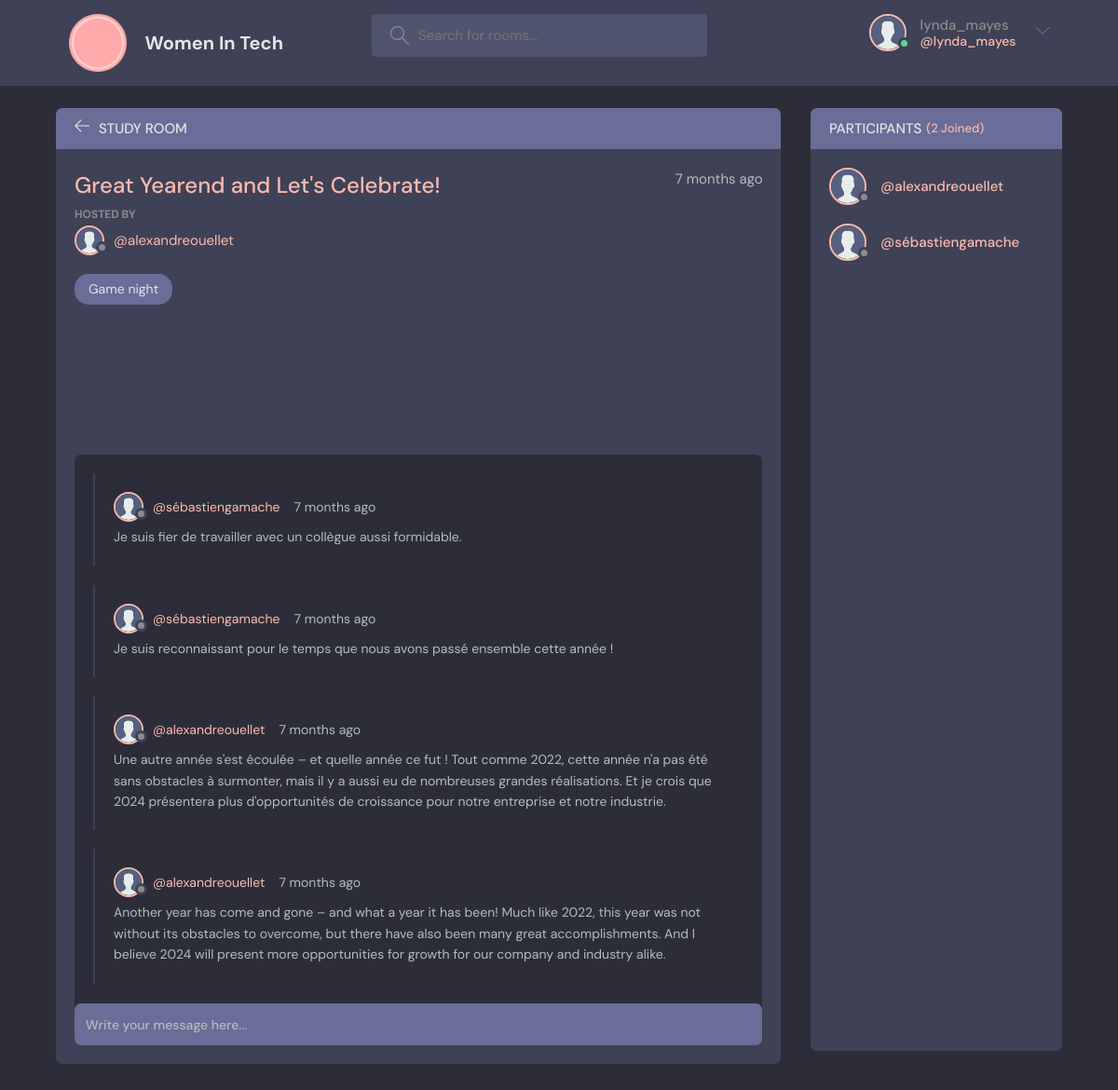
The app's page /room/26/ (signed in) with its own data.
### base/models.py (models this page shows, shortened)
class Room(models.Model):
    host = models.ForeignKey(User, on_delete=models.SET_NULL, null=True)
    topic = models.ForeignKey(
        Topic, on_delete=models.SET_NULL, null=True)
    name = models.CharField(max_length=200)
    description = models.TextField(null=True, blank=True)
    participants = models.ManyToManyField(
        User, related_name="participants", blank=True)
    updated = models.DateTimeField(auto_now=True)
    created = models.DateTimeField(auto_now_add=True)
    class Meta:
        ordering = ['-updated', '-created']

class Topic(models.Model):
    name = models.CharField(max_length=200)
    class Meta:
        ordering = ['name']
    def __str__(self):
        return self.name

class Message(models.Model):
    user = models.ForeignKey(User, on_delete=models.CASCADE)
    room = models.ForeignKey(Room, on_delete=models.CASCADE)
    body = models.TextField()
    updated = models.DateTimeField(auto_now=True)
    created = models.DateTimeField(auto_now_add=True)
    class Meta:
        ordering = ['-updated', '-created']

### base/views.py (the view, shortened to what this page needs)
# urls.py: path('room/<str:pk>/', views.room, name='room'),
def room(request, pk):
    room = Room.objects.get(id=pk)
    room_messages = room.message_set.all()
    participants = room.participants.all()
    context = {"room": room, "room_messages": room_messages,
               "participants": participants}
    return render(request, "base/room.html", context)

### base/templates/base/room.html (shortened to what this page needs)
{% extends 'main.html' %}
{% load static %}
{% block content %}
<main class="profile-page layout layout--2">
  <div class="container">
    <div class="room">
      <div class="room__top">
        <div class="room__topLeft">
          <a href="{% url 'home' %}">
            <svg version="1.1" xmlns="http://www.w3.org/2000/svg" width="32" height="32" viewBox="0 0 32 32">
              <title>arrow-left</title>
              <path
                d="M13.723 2.286l-13.723 13.714 13.719 13.714 1.616-1.611-10.96-10.96h27.625v-2.286h-27.625l10.965-10.965-1.616-1.607z">
              </path>
            </svg>
          </a>
          <h3>Study Room</h3>
        </div>
      </div>
      <div class="room__box scroll">
        <div class="room__header scroll">
          <div class="room__info">
            <h3>{{room.name}}</h3>
            <span>{{room.created|timesince}} ago</span>
          </div>
          <div class="room__hosted">
            <p>Hosted By</p>
            <a href="{% url 'user-profile' room.host.id %}" class="room__author">
              <div class="avatar avatar--small">
                <img src="{% static 'images/avatar.svg' %}" />
              </div>
              <span>@{{room.host.username}}</span>
            </a>
          </div>
          <span class="room__topics">{{room.topic}}</span>
        </div>
        <div class="room__conversation">
          <div class="threads scroll">
            {% for message in room_messages %}
            <div class="thread">
              <div class="thread__top">
                <div class="thread__author">
                  <a href="{% url 'user-profile' message.user.id %}" class="thread__authorInfo">
                    <div class="avatar avatar--small">
                      <img src="{% static 'images/avatar.svg' %}" />
                    </div>
                    <span>@{{message.user.username}}</span>
                  </a>
                  <span class="thread__date">{{message.created|timesince}} ago</span>
                </div>
              </div>
              <div class="thread__details">
                {{message.body}}
              </div>
            </div>
            {% endfor %}
          </div>
        </div>
      </div>
      <div class="room__message">
        <form action="" method="POST">
          <input name="body" placeholder="Write your message here..." />
        </form>
      </div>
    </div>
    <div class="participants">
      <h3 class="participants__top">Participants <span>({{participants.count}} Joined)</span></h3>
      <div class="participants__list scroll">
        {% for user in participants %}
        <a href="{%  url 'user-profile' user.id %}" class="participant">
          <div class="avatar avatar--medium">
            <img src="{% static 'images/avatar.svg' %}" />
          </div>
          <p>
            <span>@{{user.username}}</span>
          </p>
        </a>
        {% endfor %}
      </div>
    </div>
  </div>
</main>
{% endblock content %}

### templates/navbar.html (shortened to what this page needs)
{% load static %}
<header class=" header header--loggedIn">
    <div class="container">
        <a href="{% url 'home' %}" class="header__logo">
            <img src="{% static 'images/pink-circle-hi.png' %}" />
            <h1>Women In Tech</h1>
        </a>
        <form class="header__search" method="GET" action="{% url 'home' %}">
            <label>
                <input name="q" placeholder="Search for rooms..." />
            </label>
        </form>
        <nav class="header__menu">
            {% if request.user.is_authenticated %}
            <div class="header__user">
                <a href="{% url 'update-user' %}">
                    <div class="avatar avatar--medium active">
                        <img src="{% static 'images/avatar.svg' %}" />
                    </div>
                    <p>{{request.user.username}} <span> @{{request.user.username}}</span></p>
                </a>
                <button class="dropdown-button">
                    <svg version="1.1" xmlns="http://www.w3.org/2000/svg" width="32" height="32" viewBox="0 0 32 32">
                        <title>chevron-down</title>
                        <path d="M16 21l-13-13h-3l16 16 16-16h-3l-13 13z"></path>
                    </svg>
                </button>
            </div>
            {% else %}
            <a href="{% url 'login' %}">
                <img src="{% static 'images/avatar.svg' %}" />
                <p>Login</p>
            </a>
            {% endif %}
        </nav>
    </div>
</header>

### records on screen
Room: name "Great Yearend and Let's Celebrate!", created "7 months", host.username "alexandreouellet", topic "Game night"
Message: user.username "sébastiengamache", created "7 months", body "Je suis fier de travailler avec un collègue aussi formidable."
Message: user.username "sébastiengamache", created "7 months", body "Je suis reconnaissant pour le temps que nous avons passé ensemble cette année !"
Message: user.username "alexandreouellet", created "7 months", body "Une autre année s'est écoulée – et quelle année ce fut ! Tout comme 2022, cette année n'a pas été sans obstacles à surmonter, mais il y a aussi eu de nombreuses grandes réalisations. Et je crois que 2024 présentera plus d'opportunités de croissance pour notre entreprise et notre industrie."
Message: user.username "alexandreouellet", created "7 months", body "Another year has come and gone – and what a year it has been! Much like 2022, this year was not without its obstacles to overcome, but there have also been many great accomplishments. And I believe 2024 will present more opportunities for growth for our company and industry alike."

### other values on screen
{{ request.user.username }} "lynda_mayes"
{{ participants.count }} "2"
{{ user.username }} "alexandreouellet"
{{ user.username }} "sébastiengamache"
